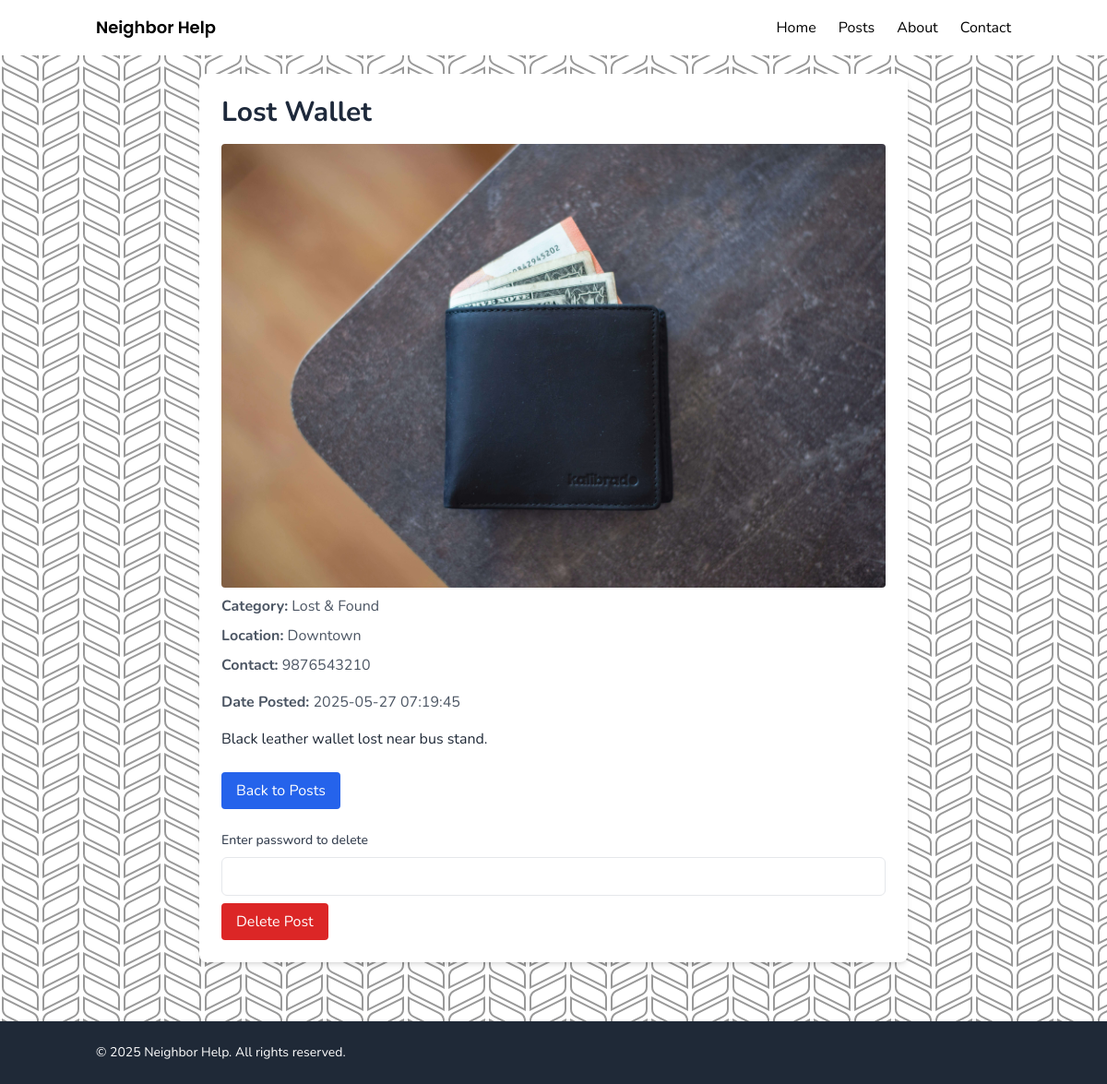
The app's page /posts/5 with its own data.
### tables this page shows
CREATE TABLE posts (id INTEGER PRIMARY KEY AUTOINCREMENT, title TEXT NOT NULL, category TEXT NOT NULL, description TEXT NOT NULL, location TEXT NOT NULL, contact INTEGER NOT NULL, date_posted DATE DATETIME DEFAULT CURRENT_TIMESTAMP NOT NULL, password TEXT, image_filename TEXT);

### app.py (the view)
@app.route('/posts/<int:post_id>')
def post_detail(post_id):
    conn = sqlite3.connect('neighborhelp.sqlite3')
    cursor = conn.cursor()
    cursor.execute("SELECT id, title, description, category, location, contact, date_posted, image_filename FROM posts WHERE id = ?", (post_id,))
    post = cursor.fetchone()
    conn.close()
    if post is None:
        return "Post not found", 404
    return render_template('post_detail.html', post=post, page='posts')

### templates/post_detail.html (shortened to what this page needs)
{% extends 'base.html' %}
{% block content %}
<div class="max-w-screen-md mx-auto p-6 mt-20 bg-white rounded-lg shadow-md">
  <h1 class="text-3xl font-bold mb-4">{{ post[1].title() }}</h1>
  {% if post[7] %}
  <img src="{{ url_for('static', filename='uploads/' + post[7]) }}" alt="Post Image" class="mb-2 rounded w-full max-h-2/4 object-cover">
  {% endif %}
  <p class="text-gray-600 mb-2"><strong>Category:</strong> {{ post[3].replace('_', ' ').title() }}</p>
  <p class="text-gray-600 mb-2"><strong>Location:</strong> {{ post[4] }}</p>
  <p class="text-gray-600 mb-4"><strong>Contact:</strong> {{ post[5] }}</p>
  <p class="text-gray-600 mb-4"><strong>Date Posted:</strong> {{ post[6] }}</p>
  <p class="text-gray-800 whitespace-pre-line">{{ post[2] }}</p>
  <a href="{{ url_for('show_posts') }}" class="inline-block mt-6 px-4 py-2 bg-blue-600 text-white rounded hover:bg-blue-700">Back to Posts</a>
  <form action="{{ url_for('delete_post', post_id=post[0]) }}" method="POST" class="mt-6 space-y-2">
    <label for="password" class="block text-sm font-medium text-gray-700">Enter password to delete</label>
    <input type="password" name="password" required class="w-full border rounded-md px-3 py-2">
    <button type="submit" class="bg-red-600 text-white px-4 py-2 rounded hover:bg-red-700">Delete Post</button>
  </form>
</div>
{% endblock %}

### static/css/styles.css (style rules this page uses)
html, body { scroll-behavior: smooth; }

### records on screen
posts: title "Lost Wallet", image_filename (picture), category "Lost & Found", location "Downtown", contact "9876543210", date_posted "2025-05-27 07:19:45", description "Black leather wallet lost near bus stand."
